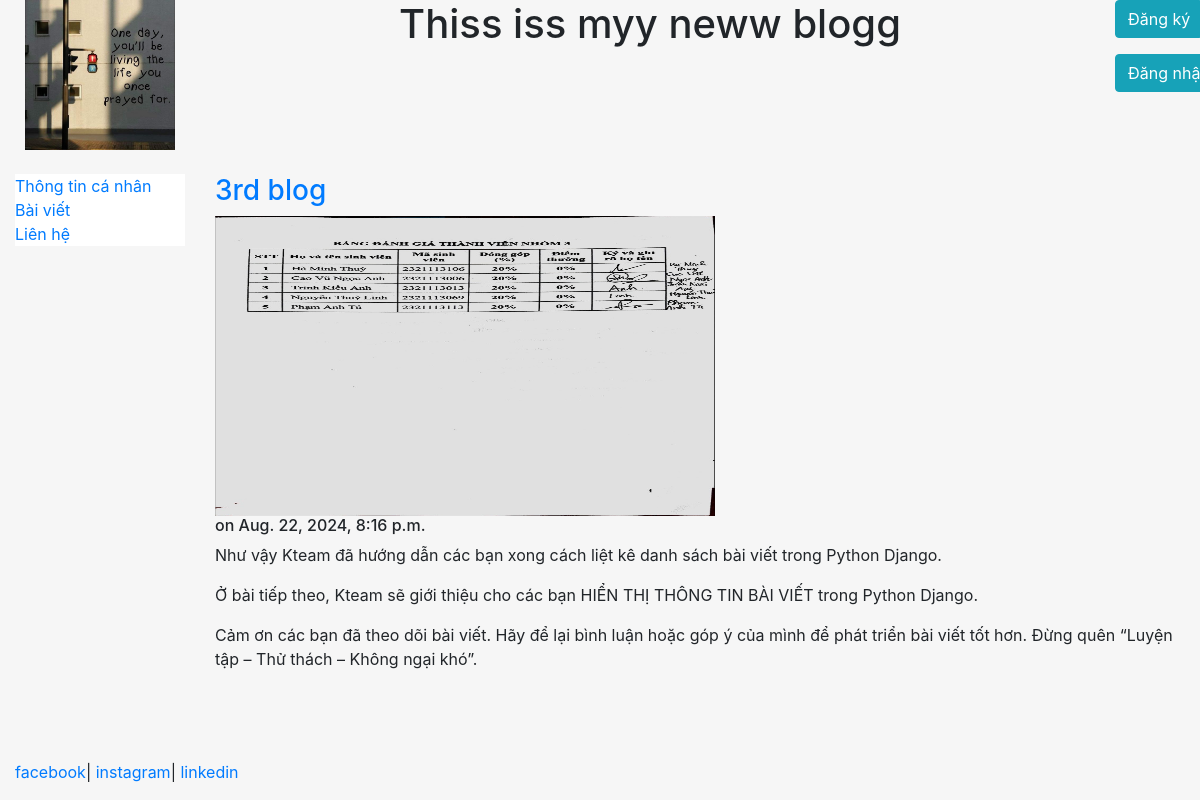
/blog/3/, run on an earlier commit of the app's database.
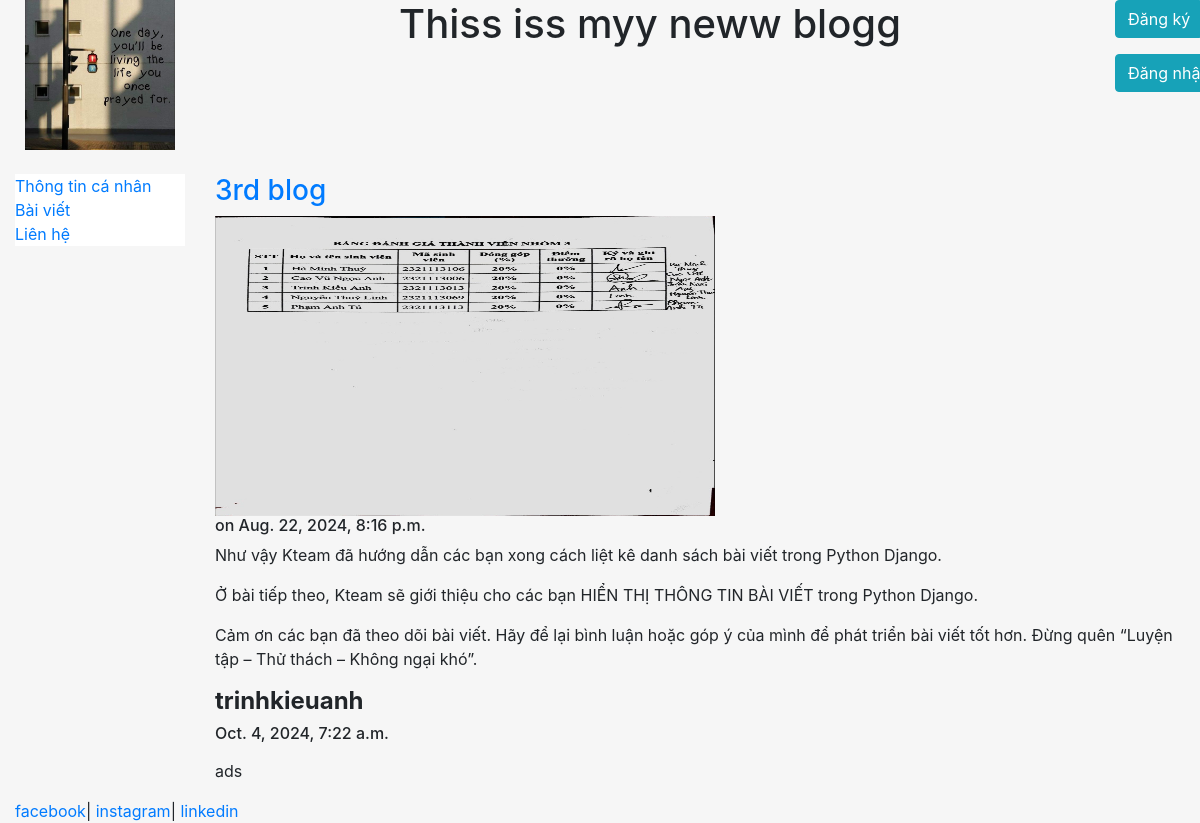
And on a later commit of the database.
### blog/models.py (models this page shows, shortened)
class Post(models.Model):
    title = models.CharField(max_length=100)
    body = models.TextField()
    date = models.DateTimeField(auto_now_add=True)
    image = models.ImageField(null=True)

class Comment(models.Model):
    post = models.ForeignKey(Post, on_delete=models.CASCADE, related_name='comments')
    author = models.ForeignKey(settings.AUTH_USER_MODEL, on_delete=models.CASCADE)
    body = models.TextField()
    date = models.DateTimeField(auto_now_add=True)

### blog/views.py (the view)
# urls.py: path('<int:pk>/', views.post, name='post'),
def post(request, pk):
    post = get_object_or_404(Post, pk=pk)
    form = CommentForm()
    if request.method == 'POST':
        form = CommentForm(request.POST, author=request.user, post=post)
        if form.is_valid():
            form.save()
            return HttpResponseRedirect(request.path)
    return render(request, "blog/post.html", {"post": post, "form": form})

### blog/templates/blog/post.html (shortened to what this page needs)
{% extends "pages/base.html" %}
{% block content %}
<h3><a href="blog/{{post.id}}">{{post.title}}</a></h3>
<img src="{{post.image.url}}" width="500px" height="300px" />
<h6>on {{post.date}}</h6>
{{post.body|safe|linebreaks}}
{% for comment in post.comments.all %}
    <h4><strong>{{comment.author}}</strong></h4>
    <h6><p>{{comment.date}}</p></h6>
    <p>{{comment.body|linebreaks}}</p>
{% endfor %}
{% endblock %}

### home/templates/pages/base.html (shortened to what this page needs)
<!DOCTYPE html>
<html lang="en">
<head>
   {% load static %}
   <link rel="stylesheet" href = " {% static 'css/bootstrap.min.css' %}" type="text/css">
</head>
<body>
    <div class="container-fluid" style="min-height: 95%;">
        <div class="row">
            <div class="col-sm-2">
                <center><img src="{% static 'images\ava.jpg' %}" class="responsive-img" style="max-height:150px"/></center>
            </div>
            <div class="col-sm-9">
                <center><h1>Thiss iss myy neww blogg</h1></center>
            </div>
            <div class="col-sm-1">
                {% if user.username %}
                    <p>Xin chào {{user.username}}</p>
                    <form action="{% url 'logout' %}" method="post">
                        {% csrf_token %}
                        <button type="submit" class="btn btn-info">Đăng xuất</button>
                    </form>
                {% else %}
                    <p><a href="{% url 'register' %}" class="btn btn-info">Đăng ký</a></p>
                    <p><a href="{% url 'login' %}" class="btn btn-info">Đăng nhập</a></p>
                {% endif %}
            </div>
        </div>
        <br/>
        <div class="row">
            <div class="col-sm-2">
                <div class="bs-sliderbar" style="background-color: #ffffff;">
                    <ul class="nav flex-column">
                        <li><a href="/">Thông tin cá nhân</a></li>
                        <li><a href="{% url 'blog' %}">Bài viết</a></li>
                        <li><a href="{% url 'contact' %}">Liên hệ</a></li>
                    </ul>
                </div>
            </div>
            <div class="col-sm-10">
                {% block content %}
                {% endblock %}
            </div>
        </div>
    </div>
    <footer>
        <div class="container-fluid">
            <a href="https://www.facebook.com/tkanhhh">facebook</a>|
            <a href="https://youtu.be/4Bxe9J7m0BY?si=ncdLuKWN9jj80tPq">instagram</a>|
            <a href="#">linkedin</a>
        </div>
    </footer>
</body>
</html>

### home/templates/pages/base.html (style rules this page uses)
html, body { height: 100%; background-color: #f6f6f6; }

What changed in the data, as far as the page shows it:
added Comment: author "trinhkieuanh", date "Oct. 4, 2024, 7:22 a.m.", body "ads"
